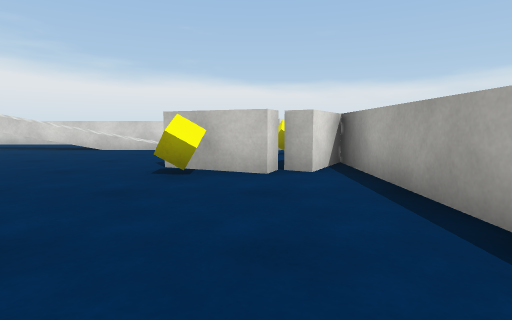
[1] (above)

17 first-person views from a walk through a Unity game level. The camera is 0.71 m above the floor, tilts 6° down and sees 80° across. The floor is counted in squares, 1 m on a side. Each view is taken from the middle of a square. On the plan, view 1 faces up. The plan holds only what a view shows up to about 10 squares ahead; the rest is blank. The place goes on beyond the plan. The player character is not drawn. Surface patterns are stand-ins for the level's own textures.

[2]
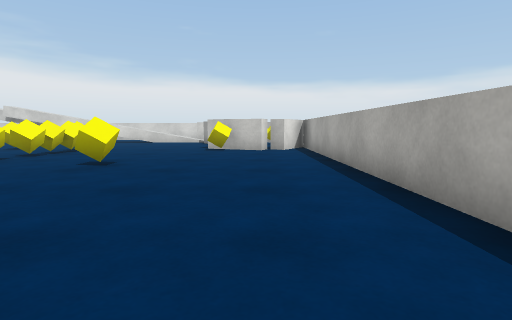

[3]
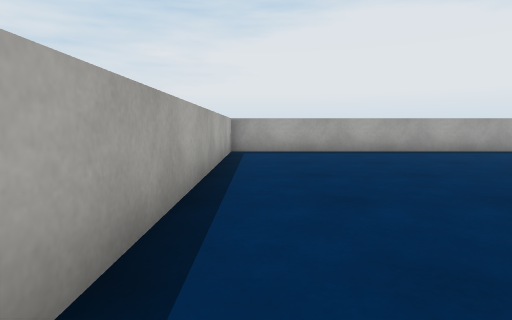

[4]
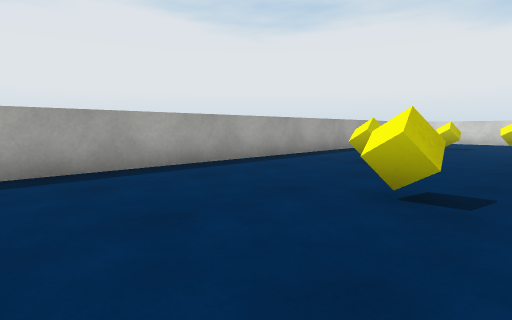

[5]
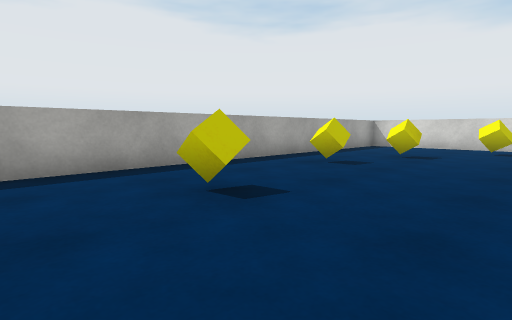

[6]
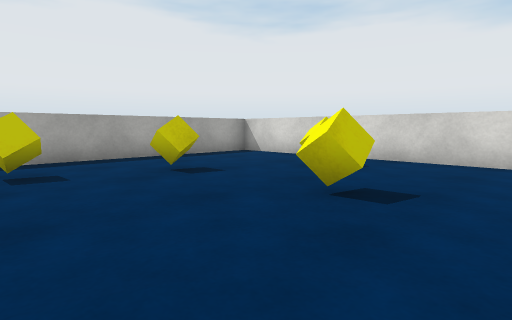

[7]
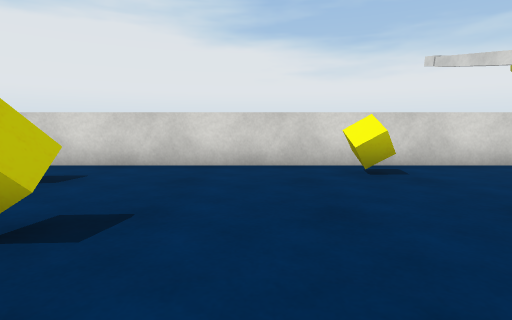

[8]
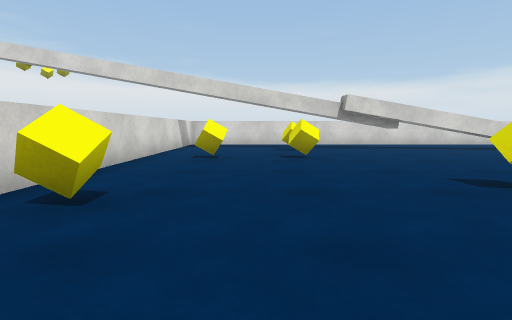

[9]
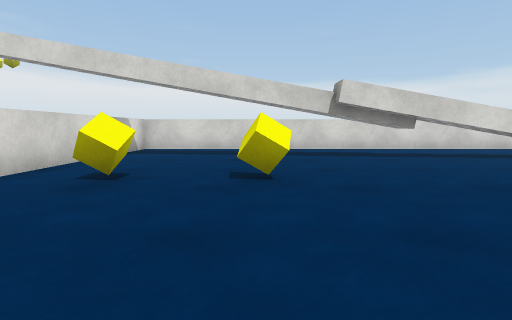

[10]
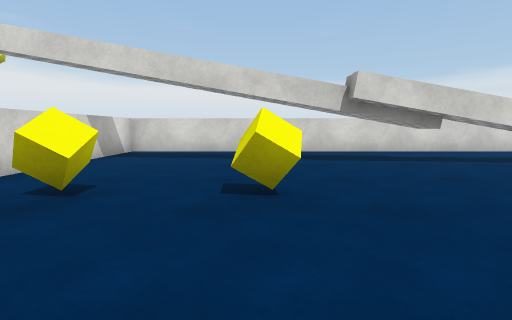

[11]
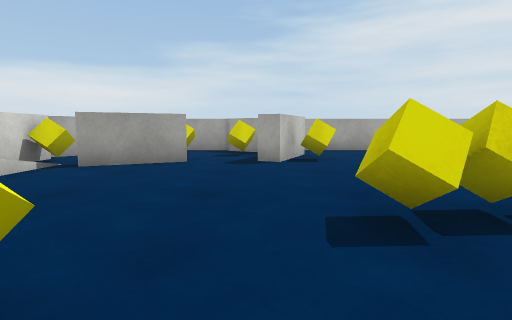

[12]
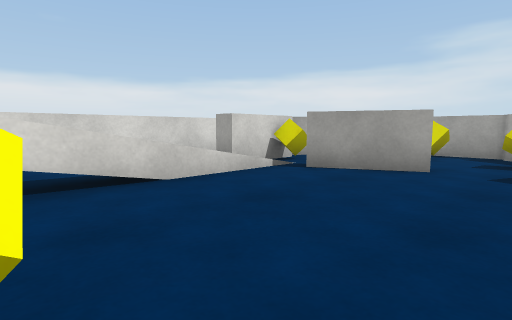

[13]
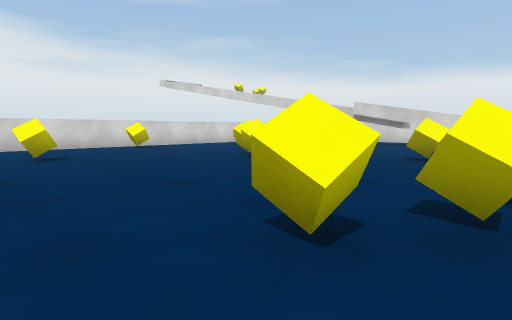

[14]
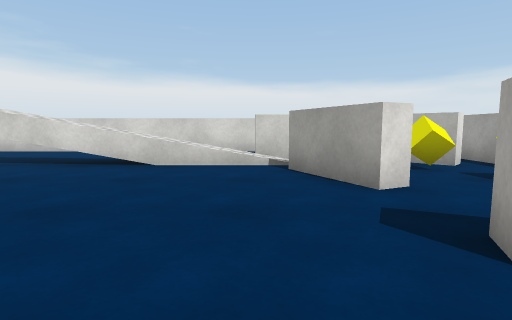

[15]
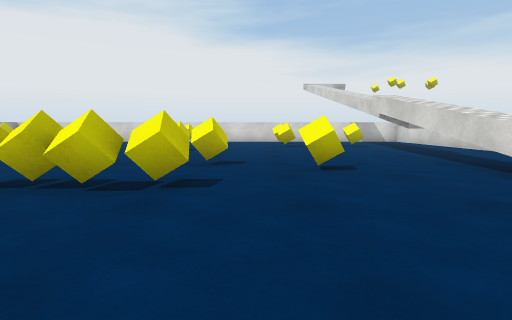

[16]
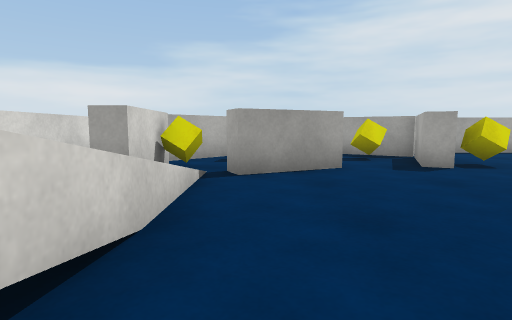

[17]
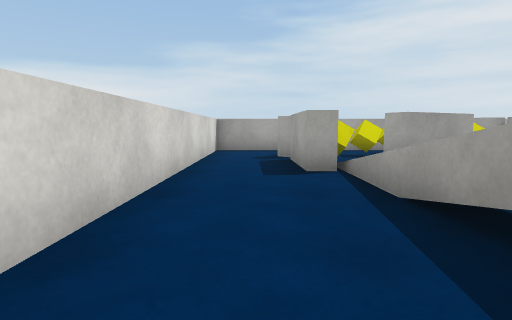

### Floor plan
Key: @ floor where view 1 was taken; # wall or solid block; . floor; / step, stairs or slope; v drop or lower ground; C yellow cube; O other object.
Columns run from 18 left of view 1 to 2 right of it. Each row starts with its distance up from view 1.
 13 #####################
 12 #... ...............#
 11 #... . v.......####.#
 10 #...C.//////////C.###
  9 #...............#.C.#
  8 #...............#..C#
  7 #.C.C......C........#
  6 #................#C##
  5 #.........C.C....####
  4 #.....C.....C.......#
  3 #C.....C....C.......#
  2 #...........O.......#
  1 #...........C..C....#
  0 #..........C......@.#
 -1 #...C...............#
 -2 #.C..........C......#
 -3 #...................#
 -4 #...C.C...C.........#
 -5 #...................#
 -6 #...................#
 -7 #####################

Where each view was taken, in squares from view 1:
view 1: 0 up, 0 right, facing up
view 2: 5 down, 0 right, facing up
view 3: 3 up, 1 right, facing down
view 4: 1 down, 2 left, facing down-left
view 5: 1 down, 6 left, facing down-left
view 6: 1 up, 11 left, facing down-left
view 7: 1 up, 12 left, facing left
view 8: 0 up, 15 left, facing up
view 9: 3 up, 14 left, facing up
view 10: 4 up, 14 left, facing up
view 11: 6 up, 8 left, facing right
view 12: 6 up, 7 left, facing up-right
view 13: 2 down, 6 left, facing up-left
view 14: 4 up, 3 left, facing up
view 15: 6 up, 2 left, facing left
view 16: 9 up, 7 left, facing right
view 17: 12 up, 8 left, facing right
